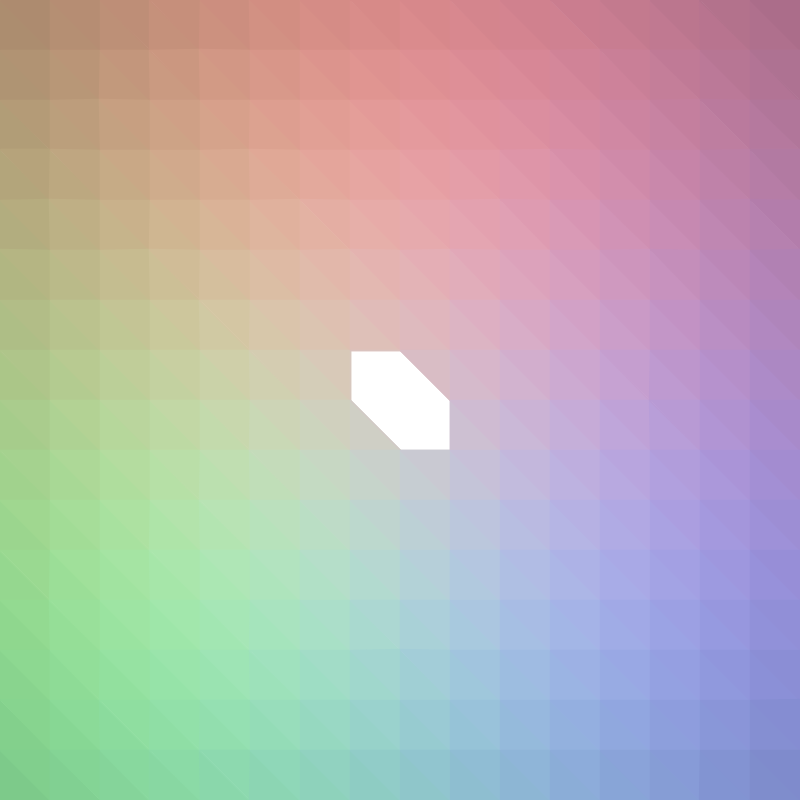
Frame 1 (no input)
Frame 60 (the mouse pressed at the canvas centre just before this capture): identical to frame 1, image omitted
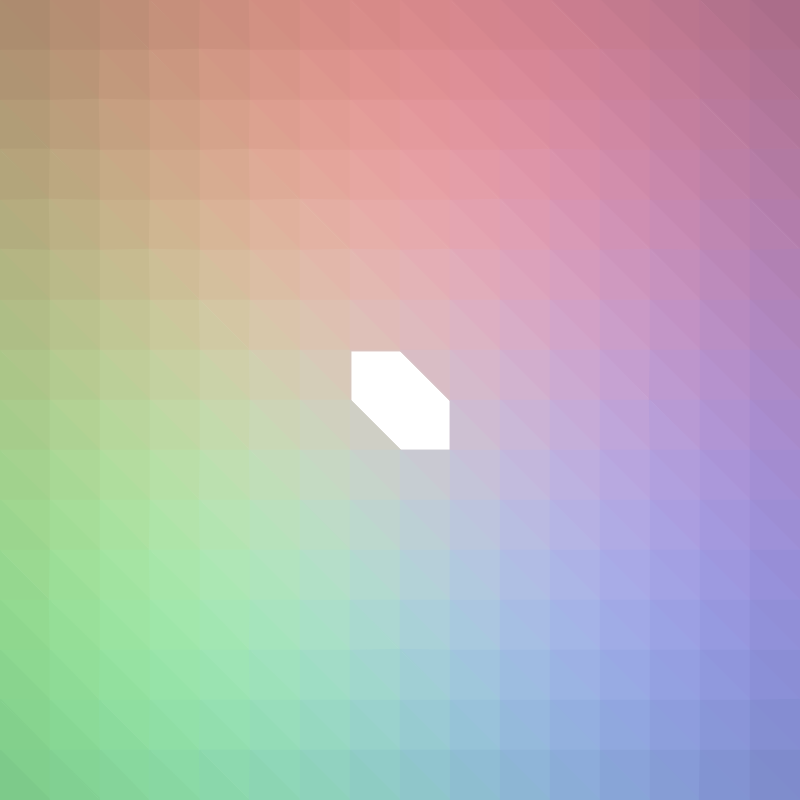
Frame 120 (the mouse held since frame 60 and released just before this capture)

The Processing sketch that drew these frames (run headless with seeded random() and noise(); from frame 60 on, the mouse is pressed at the canvas centre):

// Processing sketch: sketch_3Dengine
// ── sketch_3Dengine.pde
threeD engine = new threeD();

void setup() {
  size(800, 800);
  noStroke();
}

void draw() {
  test_drawSquares();
}
void test_drawTetrahedron() {
  engine.addLight(new Light(new Vector(400, 400, 400), new CVec(255, 255, 255), 0));
  Vector[] vertex = {
    new Vector(1, 1, 1), 
    new Vector(-1, -1, 1), 
    new Vector(1, -1, -1), 
    new Vector(-1, 1, -1), 
  };
  Polygons Tetrahedron = new Polygons();
  Tetrahedron.add(new Polygon(vertex[0], vertex[1], vertex[2],new CVec(255,0,0)));
  Tetrahedron.add(new Polygon(vertex[3], vertex[1], vertex[2],new CVec(255,255,0)));
  Tetrahedron.add(new Polygon(vertex[0], vertex[3], vertex[2],new CVec(255,0,255)));
  Tetrahedron.add(new Polygon(vertex[0], vertex[1], vertex[3],new CVec(0,255,0)));
  Tetrahedron.scale(new Vector(0, 0, 0), 100);
  Tetrahedron.move(new Vector(mouseX, 400, 0));
  Tetrahedron.rotate(new Vector(400, 400, 0), new Vector(PI*(mouseY-400)/400, 0, 0));
  engine.add(Tetrahedron);
  engine.draw();
}

void test_drawSquares() {
  engine.LightingFlag = true;
  engine.addLight(new Light(new Vector(400, 200, 500), new Vector(255, 0, 0), 1e-4));
  engine.addLight(new Light(new Vector(200, 600, 500), new Vector(0, 255, 0), 1e-4));
  engine.addLight(new Light(new Vector(600, 600, 500), new Vector(0, 0, 255), 1e-4));
  int size_x = 50;
  int size_y = 50;
  for (int x=0; x<width/size_x; x++) {
    for (int y=0; y<height/size_y; y++) {
      Vector[] vertexs = {
        new Vector(x*size_x, y*size_y, 0), 
        new Vector((x+1)*size_x, y*size_y, 0), 
        new Vector((x+1)*size_x, (y+1)*size_y, 0), 
        new Vector(x*size_x, (y+1)*size_y, 0)
      };
      Polygons temp = new Polygons(vertexs);
      temp.rotate(new Vector((x+0.5)*size_x, (y+0.5)*size_y, 0), new Vector(PI*-(mouseY-400)/400,  PI*(mouseX-400)/400,0));
      //temp = temp.rotate(temp.center(), new Vector((noise(x,frameCount*0.01)-0.5)*PI, (noise(y,frameCount*0.01)-0.5)*PI,(noise(x,y,frameCount*0.01)-0.5)*PI));
      engine.add(temp);
      /*draw_queue.add(
       new RectObj(new Vector(x, y, -(400-mouseX)), 
       new Vector(x+size_x, y, -(400-mouseY)), 
       new Vector(x+size_x, y+size_y, 400-mouseX), 
       new Vector(x, y+size_y, 400-mouseY)));*/
    }
  }
  engine.draw();
}

void test_drawCube() {
  engine.LightingFlag = true;
  engine.addLight(new Light(new Vector(400, 200, 500), new Vector(255, 0, 0), 1e-4));
  engine.addLight(new Light(new Vector(200, 600, 500), new Vector(0, 255, 0), 1e-4));
  engine.addLight(new Light(new Vector(600, 600, 500), new Vector(0, 0, 255), 1e-4));
  Polygons cube = cube();
  cube.scale(new Vector(0, 0, 0), 100);
  cube.move(new Vector(mouseX, 400, 0));
  cube.rotate(new Vector(400, 400, 0), new Vector(PI*(mouseY-400)/400, 0, 0));
  engine.add(cube);
  engine.draw();
}

// ── Polygon.pde
class Polygon {
  Vector[] vertexs = new Vector[3];
  CVec col = new CVec(128, 128, 128);
  Polygon(Vector p0, Vector p1, Vector p2) {
    vertexs[0]=p0;
    vertexs[1]=p1;
    vertexs[2]=p2;
  }
  Polygon(Vector p0, Vector p1, Vector p2, CVec c) {
    vertexs[0]=p0;
    vertexs[1]=p1;
    vertexs[2]=p2;
    col = c;
  }
  Vector center() {
    return vertexs[0].add(vertexs[1]).add(vertexs[2]).divide(3);
  }
  Vector Normal() {
    return vertexs[1].diff(vertexs[0]).cross(vertexs[2].diff(vertexs[0]));
  }
  boolean IsCross(Vector A, Vector B) {
    Vector PA = A.diff(vertexs[0]);
    Vector PB = B.diff(vertexs[0]);
    return PA.inner(Normal()) * PB.inner(Normal()) <= 0 ;
  }
  float DistanceMin(Vector vect) {
    float min = vertexs[0].diff(vect).abs();
    for (int i = 1; i<vertexs.length; i++) {
      if (vertexs[i].diff(vect).abs()<min) {
        min =  vertexs[i].diff(vect).abs();
      }
    }
    return min;
  }
  void Draw() {
    engine.Triangle(vertexs[0], vertexs[1], vertexs[2]);
  }
  Polygon rotate(Vector center, Vector radian) {
    return new Polygon(vertexs[0].rotate(center, radian), vertexs[1].rotate(center, radian), vertexs[2].rotate(center, radian),col);
  }
  Polygon scale(Vector center, float scaler) {
    Vector[] temp = new Vector[3];
    for (int i=0; i<temp.length; i++) {
      temp[i] = vertexs[i].extention(center, scaler);
    }
    return new Polygon(temp[0], temp[1], temp[2],col);
  }
  float angle(Vector vec) {
    float temp = Normal().angle(vec);
    if (temp < PI/2) return PI/2 - temp;
    else return temp - PI/2;
  }
  boolean isFlont(Polygon p, Camera cam) {
    float[] temp1 = new float[3];
    float[] temp2 = new float[3];
    for (int i = 0; i<vertexs.length; i++) {
      temp1[i] = this.vertexs[i].diff(cam).orthoSimilarity(cam.angle);
      temp2[i] = p.vertexs[i].diff(cam).orthoSimilarity(cam.angle);
    }
    temp1 = sort(temp1);
    temp2 = sort(temp2);
    float boarder = 1e-1;
    if (abs(temp1[0]-temp2[0])>boarder) {
      return temp1[0]<temp2[0];
    } else  if (abs(temp1[1]-temp2[1])>boarder) {
      return temp1[1]<temp2[1];
    } else {
      return temp1[2]<temp2[2];
    }
  }
  Polygon move(Vector vec) {
    return new Polygon(vertexs[0].add(vec), vertexs[1].add(vec), vertexs[2].add(vec),col);
  }
}

class Polygons {
  ArrayList<Polygon> polygons= new ArrayList<Polygon>();
  Polygons(Vector[] vert) {
    for (int i = 0; i<vert.length-2; i++) {
      polygons.add(new Polygon(vert[0], vert[i+1], vert[i+2]));
    }
  }
  Polygons(ArrayList<Polygon> p) {
    polygons = p;
  }
  Polygons() {
  }
  void rotate(Vector center, Vector radian) {
    for (int i=0; i<polygons.size(); i++) {
      polygons.set(i, polygons.get(i).rotate(center, radian));
    }
  }
  void rotate(Vector radian) {
    for (int i=0; i<polygons.size(); i++) {
      polygons.set(i, polygons.get(i).rotate(new Vector(0, 0, 0), radian));
    }
  }
  void scale(Vector center, float scaler) {
    for (int i=0; i<polygons.size(); i++) {
      polygons.set(i, polygons.get(i).scale(center, scaler));
    }
  }
  void move(Vector vec) {
    for (int i=0; i<polygons.size(); i++) {
      polygons.set(i, polygons.get(i).move(vec));
    }
  }
  void add(Polygon p) {
    polygons.add(p);
  }
  void add(ArrayList<Polygon> p) {
    polygons.addAll(p);
  }
  void add(Polygons p) {
    polygons.addAll(p.polygons);
  }
  void SortByDist(Camera cam) {
    for (int counter = 0; counter<polygons.size(); counter++) {
      int ite = 0;
      for (int i = counter; i<polygons.size(); i++) {
        if (polygons.get(i).isFlont(polygons.get(ite),cam)) {
          ite = i;
        }
      }
      Polygon temp = polygons.get(counter);
      polygons.set(counter, polygons.get(ite));
      polygons.set(ite, temp);
    }
  }
}

final Polygons cube() {
  Vector[] vertexs = {
    new Vector(0, 0, 0), 
    new Vector(1, 0, 0), 
    new Vector(1, 1, 0), 
    new Vector(0, 1, 0)
  };
  Polygons surface = new Polygons(vertexs);
  surface.move(new Vector(-0.5, -0.5, 0.5));
  Polygons cube = new Polygons();
  cube.add(surface);
  surface.rotate(new Vector(PI/2, 0, 0));
  cube.add(surface);
  surface.rotate(new Vector(PI/2, 0, 0));
  cube.add(surface);
  surface.rotate(new Vector(PI/2, 0, 0));
  cube.add(surface);
  surface.rotate(new Vector(PI/2, PI/2, 0));
  cube.add(surface);
  surface.rotate(new Vector(0, PI, 0));
  cube.add(surface);
  return cube;
}

// ── Vector.pde
class Vector {
  float x;
  float y;
  float z;
  Vector(float x, float y, float z) {
    this.x=x;
    this.y=y;
    this.z=z;
  }
  Vector(Vector vec) {
    this.x = vec.x;
    this.y = vec.y;
    this.z = vec.z;
  }
  
  Vector() {
    this.x = 0;
    this.y = 0;
    this.z = 0;
  }
  Vector add(Vector vec) {
    return new Vector(x+vec.x, y+vec.y, z+vec.z);
  }
  Vector diff(Vector vec) {
    return new Vector(x-vec.x, y-vec.y, z-vec.z);
  }
  Vector divide(float i) {
    return new Vector(x/i, y/i, z/i);
  }
  Vector multi(float i) {
    return new Vector(x*i, y*i, z*i);
  }
  float abs() {
    return sqrt(x*x+y*y+z*z);
  }
  float inner(Vector vec) {
    return x*vec.x+y*vec.y+z*vec.z;
  }
  Vector cross(Vector vec) {
    return new Vector(y*vec.z-z*vec.y,z*vec.x-x*vec.z,x*vec.y-y*vec.x);
  }
  Vector orthography(Vector vec) {
    return vec.multi(this.abs()*cosSimilarity(vec)/vec.abs());
  }
  float orthoSimilarity(Vector vec) {
    Vector orth = orthography(vec);
    if(cosSimilarity(vec)>=0){
      return orth.abs();
    }
    else
    {
      return -orth.abs();
    }
  }
  float angle(Vector vec) {
    return acos(cosSimilarity(vec));
  }
  float cosSimilarity(Vector vec) {
    return inner(vec)/(abs()*vec.abs());
  }
  Vector rotate(Vector center, Vector radian) {
    Vector temp = this.diff(center);
    temp = new Vector(temp.x, temp.y*cos(radian.x)+temp.z*sin(radian.x), -temp.y*sin(radian.x)+temp.z*cos(radian.x));
    temp = new Vector(temp.x*cos(radian.y)-temp.z*sin(radian.y), temp.y, temp.x*sin(radian.y)+temp.z*cos(radian.y));
    temp = new Vector(temp.x*cos(radian.z)-temp.y*sin(radian.z), temp.x*sin(radian.z)+temp.y*cos(radian.z), temp.z);
    return temp.add( center);
  }
  Vector rotate(Vector radian) {
    return rotate(new Vector(),radian);
  }
  Vector extention(Vector center,float scaler) {
    Vector temp = this.diff(center);
    temp = temp.multi(scaler);
    return temp.add(center);
  }
}

Vector VecSum(Vector[] vecs) {
  Vector temp = new Vector(0, 0, 0);
  for (Vector v : vecs) {
    temp = temp.add(v);
  }
  return temp;
}

// ── threeDengine.pde
class Camera extends Vector {
  Vector angle;
  Vector xAxis, yAxis;
  Camera() {
    super(400, 400, 400);
    angle = new Vector(0, 0, -400);
    xAxis = new Vector(1, 0, 0);
    yAxis = new Vector(0, 1, 0);
  }
  Camera(Vector vec, Vector agl) {
    super(vec);
    angle = agl;
  }
}
class Light extends Vector {
  float attenuation;
  CVec col;
  Light(Vector vec, Vector c, float att) {
    super(vec);
    col = new CVec(c);
    attenuation = att;
    if (attenuation > 1) attenuation = 1;
    if (attenuation < 0) attenuation = 0;
  }
}
class CVec extends Vector {
  CVec(int r, int g, int b) {
    super(r, g, b);
    if (x>255) x = 255;
    if (y>255) y = 255;
    if (z>255) z = 255;
  }
  CVec(Vector vec) {
    super(vec.x, vec.y, vec.z);
    if (x>255) x = 255;
    if (y>255) y = 255;
    if (z>255) z = 255;
  }
  color get() {
    return color(x, y, z);
  }
}

class threeD {
  Polygons draw_queue = new Polygons();
  Camera camera = new Camera();
  boolean LightingFlag = false;
  ArrayList<Light> lights = new ArrayList<Light>();
  float calc_x(Vector vec) {
    return camera.x -((camera.x-vec.x)*camera.z/(camera.z-vec.z) );
  }
  float calc_y(Vector vec) {
    return camera.y -((camera.y-vec.y)*camera.z/(camera.z-vec.z) );
  }
  Vector calc_pos(Vector vec) {
    Vector temp = vec.diff(camera);
    temp = temp.multi(camera.angle.abs()/temp.orthography(camera.angle).abs()).diff(camera.angle);
    return new Vector(temp.orthoSimilarity(camera.xAxis), temp.orthoSimilarity(camera.yAxis), 0);
  }
  void Triangle(Vector p0, Vector p1, Vector p2 ) {
    Vector temp = new Vector(width/2, height/2, 0);
    p0 = calc_pos(p0).add(temp);
    p1 = calc_pos(p1).add(temp);
    p2 = calc_pos(p2).add(temp);
    triangle(p0.x,p0.y,p1.x,p1.y,p2.x,p2.y);
   /*float[] Xs ={
      p0.x, 
      p1.x, 
      p2.x, 
    };
    float[] Ys ={
      p0.y, 
      p1.y, 
      p2.y, 
    };
    Xs = sort(Xs);
    Ys = sort(Ys);
    int Xmin = (int)Xs[0];
    int Xmax = (int)Xs[2];
    int Ymin = (int)Ys[0];
    int Ymax = (int)Ys[2];
    if (Xmin<0) Xmin = 0;
    if (Xmax>width) Xmax = width;
    if (Ymin<0) Ymin = 0;
    if (Ymax>height) Ymax = height;
    Vector inner = new Polygon(p0,p1,p2).center();
    for (int x = Xmin; x<=Xmax; x++) {
      for (int y = Ymin; y<=Ymax; y++) {
        if(){
          point(x,y);
        }
      }
    }*/
  }
  void add(Polygon p) {
    draw_queue.add(p);
  }
  void add(Polygons p) {
    draw_queue.add(p);
  }
  void addLight(Light l) {
    lights.add(l);
  }
  void flush() {
    draw_queue = new Polygons();
    lights = new ArrayList<Light>();
  }
  void show() {
    //draw_queue.SortByDist(camera);
    for (Polygon o : draw_queue.polygons) {
      if (!new Polygon(new Vector(400, 400, 380), new Vector(400, 401, 380), new Vector(401, 400, 380)).IsCross(new Vector(0, 0, 0), o.center())) {
        CVec col = new CVec(0, 0, 0);
        if (LightingFlag) {
          for (Light l : lights) {
            if (!o.IsCross(camera, l)) {
              col = new CVec(col.add(l.col.multi(
                sin(o.angle(l.diff(o.center()))) 
                / pow(1 + l.diff(o.center()).abs() * (l.attenuation), 2))));
            }
          }
          fill(col.get());
          stroke(col.get());
        } else {
          fill(o.col.get());
          stroke(o.col.get());
        }
        strokeJoin(BEVEL);
        strokeWeight(1.5);
        Triangle(o.vertexs[0], o.vertexs[1], o.vertexs[2]); //<>//
      }
    }
  }
  void draw() {
    background(255);
    show();
    flush();
  }
}
